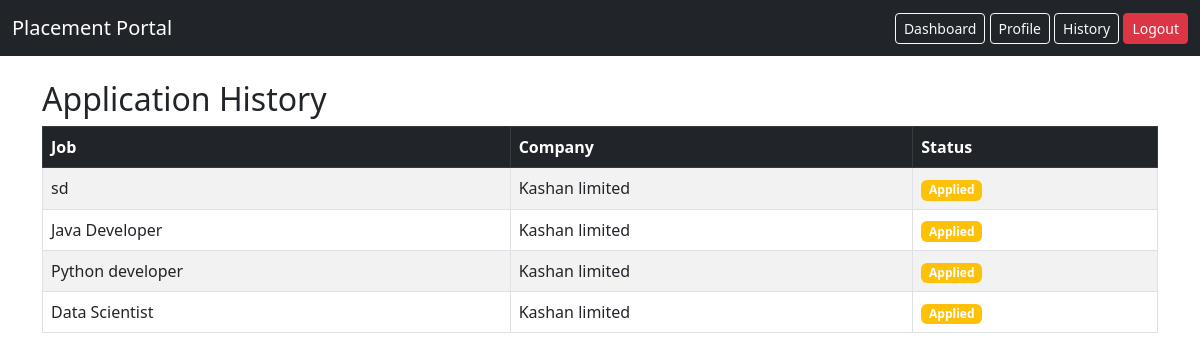
Screenshot of /student/history (signed in) with the database file from the repository.
### models.py (models this page shows)
class Application(db.Model):
    __tablename__ = 'applications'
    id = db.Column(db.Integer, primary_key=True)
    applied_on = db.Column(db.DateTime, default=datetime.utcnow)
    status = db.Column(db.String(50), default='Applied')
    student_id = db.Column(
        db.Integer,
        db.ForeignKey('students.id'),
        nullable=False
    )
    job_id = db.Column(
        db.Integer,
        db.ForeignKey('jobs.id'),
        nullable=False
    )
    __table_args__ = (
        db.UniqueConstraint('student_id', 'job_id', name='unique_student_job'),
    )

class Job(db.Model):
    __tablename__ = 'jobs'
    id = db.Column(db.Integer, primary_key=True)
    title = db.Column(db.String(150), nullable=False)
    description = db.Column(db.Text)
    status = db.Column(db.String(50), default='Pending')
    salary = db.Column(db.Integer)
    deadline = db.Column(db.Date)
    skills = db.Column(db.String(200))
    location = db.Column(db.String(200))
    cgpa_cutoff = db.Column(db.Float)
    approved = db.Column(db.Boolean, default=False)
    company_id = db.Column(
        db.Integer,
        db.ForeignKey('companies.id'),
        nullable=False
    )
    applications = db.relationship('Application', backref='job', lazy=True)

class Company(db.Model):
    __tablename__ = 'companies'
    id = db.Column(db.Integer, primary_key=True)
    name = db.Column(db.String(150), nullable=False)
    email = db.Column(db.String(120), unique=True, nullable=False)
    approved = db.Column(db.Boolean, default=False)
    industry = db.Column(db.String(100))
    password = db.Column(db.String(200), nullable=False)
    is_active = db.Column(db.Boolean, default=True)
    jobs = db.relationship('Job', backref='company', lazy=True)

### app.py (the view)
@app.route('/student/history')
def student_history():
    if session.get('role') != "student":
        return redirect(url_for('student_login'))
    applications = Application.query.filter_by(
        student_id=session.get('user_id')
    ).all()
    return render_template(
        'student_history.html',
        applications=applications
    )

### templates/student_history.html
{% extends "base.html" %}
{% block content %}
<h2>Application History</h2>
<table class="table table-striped table-bordered">
    <thead class="table-dark">
        <tr>
            <th>Job</th>
            <th>Company</th>
            <th>Status</th>
        </tr>
    </thead>
    <tbody>
        {% for a in applications %}
        <tr>
            <td>{{ a.job.title }}</td>
            <td>{{ a.job.company.name }}</td>
            <td>
                {% if a.status == "Selected" %}
                    <span class="badge bg-success">Placed</span>
                {% elif a.status == "Shortlisted" %}
                    <span class="badge bg-primary">Shortlisted</span>
                {% elif a.status == "Rejected" %}
                    <span class="badge bg-danger">Rejected</span>
                {% else %}
                    <span class="badge bg-warning">Applied</span>
                {% endif %}
            </td>
        </tr>
        {% endfor %}
    </tbody>
</table>
{% endblock %}

### rows the page displays
Application: job "sd", job.company.name "Kashan limited", status "Applied"
Application: job "Java Developer", job.company.name "Kashan limited", status "Applied"
Application: job "Python developer", job.company.name "Kashan limited", status "Applied"
Application: job "Data Scientist", job.company.name "Kashan limited", status "Applied"
